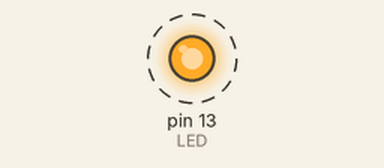
Simulated run of this sketch. Board: Arduino Uno, built with avr-gcc and run on an emulated ATmega328P. On the bench: output pins drawn as LEDs (lit = HIGH). Dashed ring = blinking.

Above: at 0.2 s.
Timing chart, 0 to 3.0 s (numbered marks = the images above):
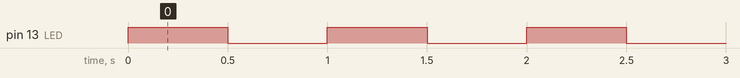

The sketch:

ex01.ino
```cpp
#define LED 13

void setup(void)
{
  // Configura os GPIOs
  pinMode(LED, OUTPUT);
  digitalWrite(LED, LOW);
}

void loop(void)
{
  // Blynk
  digitalWrite(LED, !digitalRead(LED));
  delay(500);
}
```

Measured:
- by itself, pin 13 (LED): alternates HIGH for 0.50 s and LOW for 0.50 s
